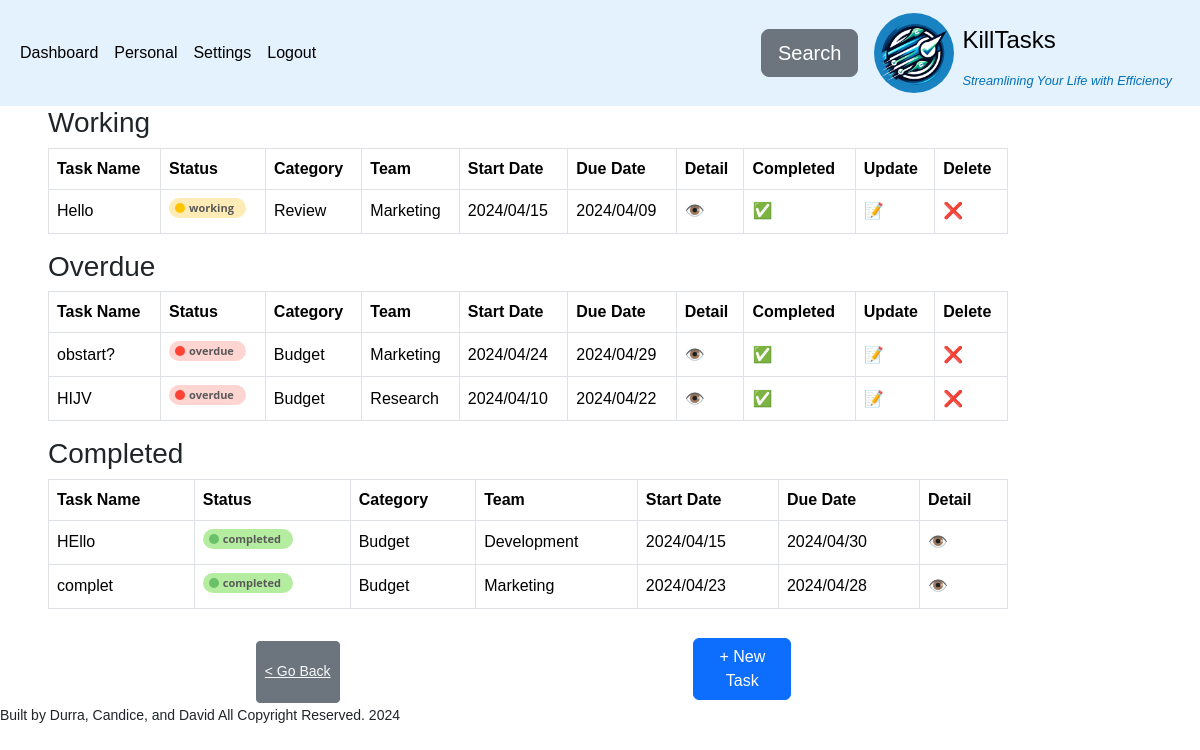
The app's page /private/personal.php (signed in) with its own data.
### tables this page shows
CREATE TABLE `task` (
  `task_id` int(11) NOT NULL,
  `task_name` varchar(255) DEFAULT NULL,
  `task_description` varchar(255) DEFAULT NULL,
  `user_email` varchar(50) NOT NULL,
  `category` varchar(50) NOT NULL,
  `status` varchar(50) NOT NULL DEFAULT 'working',
  `team` varchar(50) DEFAULT NULL,
  `created_at` timestamp NOT NULL DEFAULT current_timestamp(),
  `updated_at` datetime DEFAULT current_timestamp() ON UPDATE current_timestamp(),
  `start_date` timestamp NULL DEFAULT NULL,
  `due_date` timestamp NULL DEFAULT NULL,
  `deleted` tinyint(1) NOT NULL DEFAULT 0
);

### server/config/pdo.php (called while the page is built, shortened)
<?php
  class PdoDao {
    private PDO $pdo;
    private static string $DB_HOST = "localhost";
    private static string $DB_USER = "admin";
    private static string $DB_PASS = "admin";
    private static string $DB_NAME = "killtasks";
    private static string $DB_PORT = "3306";
    function __construct() {
      $dsn = "mysql:host=" . self::$DB_HOST . ";dbname=" . self::$DB_NAME . ";port=" . self::$DB_PORT;
      try {
        $this->pdo = new PDO($dsn, self::$DB_USER, self::$DB_PASS);
        $this->pdo->setAttribute(PDO::ATTR_ERRMODE, PDO::ERRMODE_EXCEPTION);
      } catch (PDOException $e) {
        echo "Connection failed: " . $e->getMessage();
      }
    }
    function get_pdo(): PDO {
      return $this->pdo;
    }
  }

### server/service/task.php (called while the page is built, shortened)
<?php
include_once("../server/model/task.php");
include_once("../server/config/pdo.php");
include_once("../server/utils/convertors.php");
class TaskService
{
  private PDO $conn;
  public function __construct(PdoDao $pdo = new PdoDao())
  {
    $this->conn = $pdo->get_pdo();
  }
  public function get_tasks(): array
  {
    try {
      $sql = "SELECT * FROM task t order by status desc , created_at";
      $statement = $this->conn->prepare($sql);
      $statement->execute();
      $result =  $statement->fetchAll(PDO::FETCH_ASSOC);
      if (!empty($result)) {
        return $result;
      }
    } catch (PDOException $e) {
      echo $e->getMessage();
    }
  }
  public function get_tasks_by_user(string $email)
  {
    try {
      $sql = "SELECT * FROM task t
             WHERE user_email = :user_email
             AND deleted IS FALSE
             ORDER BY status DESC, created_at;
             ";
      $stmt = $this->conn->prepare($sql);
      $stmt->bindParam(':user_email', $email, PDO::PARAM_STR);
      $stmt->execute();
      $result =  $stmt->fetchAll(PDO::FETCH_ASSOC);
      $tasks = [];
      if (!empty($result)) {
        foreach ($result as $row) {
          $task = new Task(
            $row['task_id'],
            $row['task_name'],
            $row['task_description'],
            $row['user_email'],
            $row['category'],
            $row['status'],
            $row['team'],
            $row['start_date'],
            $row['due_date'],
            $row['created_at'],
            $row['updated_at']
          );
          array_push($tasks, $task);
        }
        return $tasks;
      }
    } catch (PDOException $e) {
      echo $e->getMessage();
    }
  }
}

### server/model/task.php (called while the page is built, shortened)
<?php
class Task implements \JsonSerializable
{
  private ?int $task_id;
  private string $task_name;
  private string $category;
  private string $status;
  private string $team;
  private string $start_date;
  private string $due_date;
  function __construct(?int $task_id, string $task_name, string $task_description, string $user_email, string $category, string $status,  string $team, string $start_date, string $due_date, ?string $created_at = null, ?string $updated_at = null)
  {
    $this->task_id = $task_id;
    $this->task_name = $task_name;
    $this->status = strtolower($status);
    $this->category = strtolower($category);
    $this->team = strtolower( $team);
    $this->start_date = $start_date;
    $this->due_date = $due_date;
  }
  public function get_task_id(): int
  {
    return $this->task_id;
  }
  public function get_task_name(): string
  {
    return $this->task_name;
  }
  public function get_team(): string | null
  {
    return $this->team;
  }
  public function get_status(): string
  {
    return $this->status;
  }
  public function get_category(): string | null
  {
    return $this->category;
  }
  public function get_start_date(): string | null
  {
    return $this->start_date;
  }
  public function get_due_date(): string | null
  {
    return $this->due_date;
  }
}

### server/utils/convertors.php (called while the page is built, shortened)
<?php
function string_to_date(?string  $date, string $format = "c")
{
  return $date  ?  date($format, strtotime($date)) : "";
}

### partials/tasks.php (the view, shortened to what this page needs)
<?php
include_once("../server/service/task.php");
include_once("../server/config/pdo.php");
include_once("../server/utils/convertors.php");
include_once("../partials/badges.php");
include_once("../partials/back_btn.php");
$task_service = new TaskService();
$tasks =  $task_service->get_tasks_by_user($_SESSION['email']);
$groupByStatus = array();
if (isset($task) || empty($tasks)) {
  echo "<h1> No tasks found </h1>";
  return;
} else {
  foreach ($tasks as $key => $value) {
    $groupByStatus[$value->get_status()][] = $value;
  }
}
?>
<main class="table-responsive table_wrapper">
  <?php foreach ($groupByStatus as $status => $tasks) : ?>
    <table class="table table-bordered align-middle">
      <thead>
        <tr>
          <th scope="col">Task Name</th>
          <th scope="col">Status</th>
          <th scope="col">Category</th>
          <th scope="col">Team</th>
          <th scope="col">Start Date</th>
          <th scope="col">Due Date</th>
          <th scope="col"> Detail </th>
          <?php if ($status !== "completed") : ?>
            <th scope="col"> Completed</th>
            <th scope="col">Update</th>
            <th scope="col">Delete</th>
          <?php endif ?>
        </tr>
      </thead>
      <tbody>
        <h3> <?= ucwords($status) ?> </h3>
        <?php foreach ($tasks as $task) : ?>
          <tr>
            <td><?php echo $task->get_task_name() ?></td>
            <td><?= status_badge($task->get_status()) ?> </td>
            <td><?php echo ucwords($task->get_category())  ?? "" ?></td>
            <td><?php echo ucwords($task->get_team()) ?? "" ?></td>
            <td><?php echo string_to_date($task->get_start_date(), 'Y/m/d') ?? "" ?></td>
            <td><?php echo string_to_date($task->get_due_date(), "Y/m/d") ?? "" ?></td>
            <td> <a class="text-decoration-none" href=<?= "../private/task_view.php?task_id=" . $task->get_task_id() ; ?>> 👁️</a></td>
            <?php if ($status !== "completed") : ?>
              <td> <a class="text-decoration-none" href=<?= "../private/personal.php?task_id=" . $task->get_task_id() . "&method=completed"; ?>> ✅</a></td>
              <td> <a class="text-decoration-none" href=<?= "../private/task_update.php?task_id=" . $task->get_task_id(); ?>> 📝 </a></td>
              <td> <a class="text-decoration-none" href=<?= "../private/personal.php?task_id=" . $task->get_task_id() . "&method=delete"; ?>>❌</a></td>
            <?php endif ?>
          </tr>
        <?php endforeach; ?>
      </tbody>
    </table>
  <?php endforeach; ?>
</main>

### partials/header.php (shortened to what this page needs)
<?php
$uri = $_SERVER['REQUEST_URI'];
$is_login = str_contains(strtolower($uri), "login");
$is_register = str_contains(strtolower($uri), "register");
$email = $_SESSION['email'] ?? "";
$items = [
  'Dashboard' => '../private/dashboard.php',
  'Personal' => '../private/personal.php',
  'Settings' => '../private/settings.php',
  'Login' => '../auth/login.php',
  'Logout' => '../auth/logout.php'
];
if (isset($_SESSION['session_id'])) {
  unset($items['Login']);
} else {
  unset($items['Logout']);
}
?>
<!DOCTYPE html>
<html lang="en">
<head>
  <link rel="stylesheet" href="../public/style/global.css">
  <link href="https://cdn.jsdelivr.net/npm/bootstrap@5.3.3/dist/css/bootstrap.min.css" rel="stylesheet">
</head>
<body>
  <?php if (!$is_login  &&  !$is_register) : ?>
    <nav class="navbar navbar-expand-lg" style="background-color: #e3f2fd;">
      <div class="container-fluid">
        <div class="collapse navbar-collapse" id="navbarSupportedContent">
          <ul class="navbar-nav me-auto mb-2 mb-lg-0">
            <?php foreach ($items as $li => $link) : ?>
              <li class="nav-item">
                <a class="nav-link active" aria-current="page" href="<?= $li === "Setting" ? "$link?=user_email=$email" : $link ?>"><?php echo $li ?></a>
              </li>
            <?php endforeach; ?>
          </ul>
          <?php include("search.php") ?>
          <a class="navbar-brand d-flex gap-2 mx-3" href="../private/dashboard.php">
            <img id="logo" alt="killtasks logo" src="../assets/logo.jpg">
            <div class="align-self-end">
              <h4> KillTasks</h4>
              <small id="tag-line"><em>Streamlining Your Life with Efficiency</em></small>
            </div>
          </a>
        </div>
      </div>
    </nav>
  <?php endif ?>

### partials/search.php (shortened to what this page needs)
<?php
include_once("../server/service/task.php");
include_once("../server/utils/convertors.php");
$service = new TaskService();
$tasks = $service->get_tasks();
?>
<button class="btn btn-lg btn-secondary" id="show_search_dialog">Search </button>

### partials/badges.php (shortened to what this page needs)
<?php
function status_badge($status)
{
  $color = "";
  switch (strtolower($status)) {
    case "working":
      $color = "warning";
      break;
    case "completed":
      $color = "success";
      break;
    case "overdue":
      $color = "danger";
      break;
  }
  return "<span class='bdg bdg-" . $color  . "'>" . $status . "</span>";
}

### private/personal.php (shortened to what this page needs)
<?php include("../partials/header.php") ?>
<?php include("../partials/tasks.php") ?>
<div class="btn-wrapper">
  <?php echo back_btn("../private/dashboard.php"); ?>
  <?php include_once("../partials/create_dialog.php") ?>
</div>
<?php include("../partials/footer.php") ?>

### partials/back_btn.php
<?php
function back_btn(string $href = "../private/personal.php") {
  echo "<button  class='btn btn-secondary btn-sm' ><a  class=' link-light' href='$href'> < Go Back </a></button>";
}

### partials/create_dialog.php (shortened to what this page needs)
<?php
include_once("../server/utils/convertors.php");
?>
<div>
  <button class="btn btn-primary" id="show_dialog_btn"> + New Task </button>
</div>

### partials/footer.php (shortened to what this page needs)
<footer>
  <small> Built by Durra, Candice, and David All Copyright Reserved. <?php echo date("Y") ?> </small>
</footer>
</body>
</html>

### public/style/global.css (style rules this page uses)
* { margin: 0; padding: 0; box-sizing: border-box; font-family: sans-serif; }
button { padding: 1.3rem 3rem; border-radius: 0.2rem; }
#logo { max-width: 5rem; height: auto; border-radius: 50%; }
#tag-line { margin: 0; font-size: 0.8rem; color: #0070ba; }
tr { border-bottom: 1px solid #ddd; }
.bdg-success { background: #b4eda0; }
.bdg-success:before { background: #6bc167; }
.bdg-warning { background: #ffebb6; }
.bdg-warning:before { background: #ffc400; }
.bdg-danger { background: #ffd5d1; }
.bdg-danger:before { background: #ff4436; }

### public/style/task.css (style rules this page uses)
.tasks_table, thead, td, tr, th { margin: 2rem; padding: 1rem; border-collapse: collapse; border: 1px solid #ccc; border-radius: 3px; }

### public/style/dialog.css (style rules this page uses)
#show_dialog_btn { margin-right:10%; position: relative; left: 90%; bottom: 5%; }

### public/style/personal.css (style rules this page uses)
.table_wrapper { margin-left: 3rem; margin-right: 3rem; }
.btn-wrapper { display: flex; width: 80vw; justify-content: space-evenly; margin-top: 1rem; }
@media (min-width: 768px) { .table_wrapper { margin-left: 3rem; margin-right: 3rem; width: 80vw; } }

### records on screen
task: task_name "Hello", status "working", category "Review", team "Marketing", start_date "2024/04/15", due_date "2024/04/09"
task: task_name "obstart?", status "overdue", category "Budget", team "Marketing", start_date "2024/04/24", due_date "2024/04/29"
task: task_name "HIJV", status "overdue", category "Budget", team "Research", start_date "2024/04/10", due_date "2024/04/22"
task: task_name "HEllo", status "completed", category "Budget", team "Development", start_date "2024/04/15", due_date "2024/04/30"
task: task_name "complet", status "completed", category "Budget", team "Marketing", start_date "2024/04/23", due_date "2024/04/28"

### other values on screen
$li "Dashboard"
$li "Personal"
$li "Settings"
$li "Logout"
$status "Working"
$status "Overdue"
$status "Completed"
